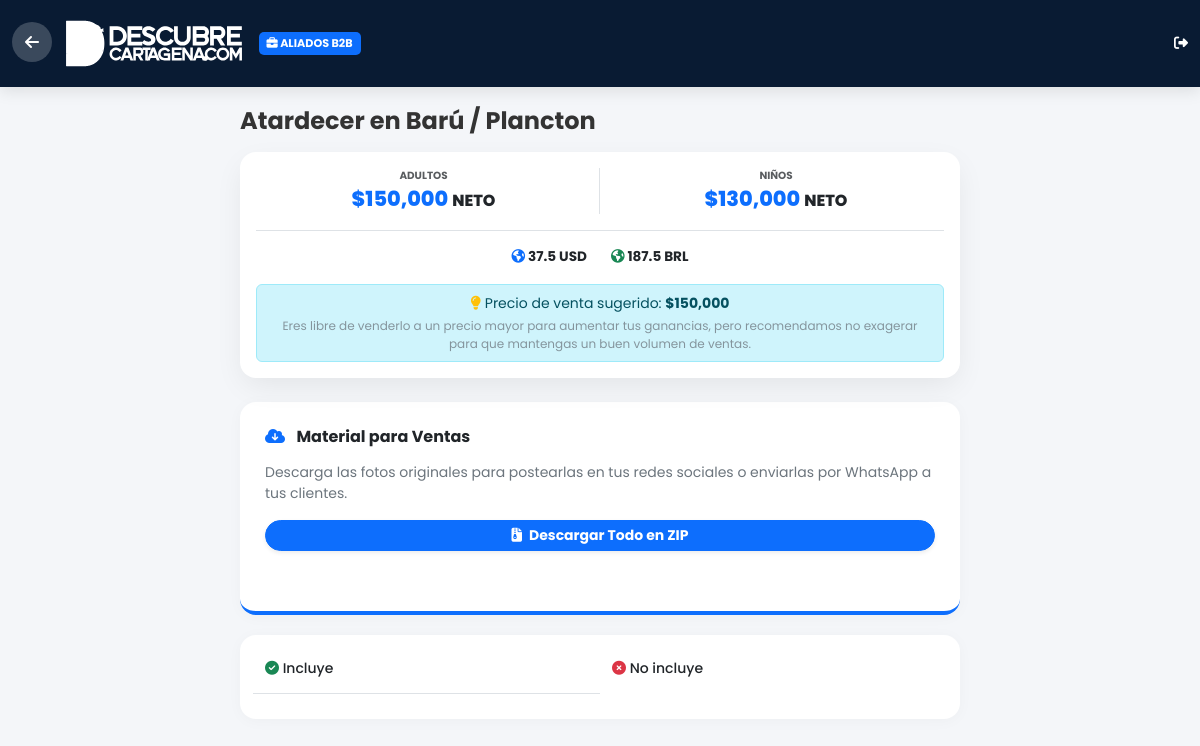
The page /aliados/atardecer-en-baru-plancton (signed in) on the database its author committed.
### tables this page shows
CREATE TABLE tours (
    slug TEXT PRIMARY KEY,
    nombre TEXT NOT NULL,
    precio_cop REAL DEFAULT 0,
    precio_promo REAL DEFAULT 0,
    rango_adulto TEXT,
    precio_nino REAL DEFAULT 0,
    rango_nino TEXT,
    descripcion TEXT,
    incluye TEXT,
    no_incluye TEXT,
    info_adicional TEXT,
    imagen TEXT,
    galeria TEXT,
    oculto INTEGER DEFAULT 0
, precio_neto REAL DEFAULT 0, oculto_aliado INTEGER DEFAULT 0, precio_neto_nino REAL DEFAULT 0);

### aliados.php (the view, shortened to what this page needs)
<?php
$fileConfig = 'config.json';
$config = file_exists($fileConfig) ? json_decode(file_get_contents($fileConfig), true) : ['margen_usd' => 200, 'margen_brl' => 200];
$margen_usd = $config['margen_usd']; $margen_brl = $config['margen_brl'];
$cacheFile = 'tasa.json';
$rates = file_exists($cacheFile) ? json_decode(file_get_contents($cacheFile), true) : null;
$tasa_tuya_usd = $rates ? ((1 / $rates['rates']['USD']) - $margen_usd) : 4000;
$tasa_tuya_brl = $rates ? ((1 / $rates['rates']['BRL']) - $margen_brl) : 800;
function precio_inteligente($valor) { return (float)(ceil($valor * 2) / 2); }
try {
    $db = new PDO('sqlite:' . __DIR__ . '/database.sqlite');
    $db->setAttribute(PDO::ATTR_ERRMODE, PDO::ERRMODE_EXCEPTION);
    $stmt = $db->query("SELECT * FROM tours ORDER BY nombre COLLATE NOCASE ASC");
    $tours = [];
    foreach($stmt->fetchAll(PDO::FETCH_ASSOC) as $t) {
        if(!empty($t['galeria'])) $t['galeria'] = json_decode($t['galeria'], true);
        else $t['galeria'] = [];
        $comisionAgencia = isset($config['comision_agencia']) ? floatval($config['comision_agencia']) : 50;
        $porcentajeAgencia = $comisionAgencia / 100;
        $pPub = $t['precio_cop'];
        $pNeto = $t['precio_neto'] ?: $pPub;
        $gananciaTotal = $pPub - $pNeto;
        $t['precio_aliado'] = round($pNeto + ($gananciaTotal * $porcentajeAgencia));
        $pnPub = $t['precio_nino'];
        if ($pnPub > 0) {
            $pnNeto = !empty($t['precio_neto_nino']) ? $t['precio_neto_nino'] : $pnPub;
            $gananciaTotalNino = $pnPub - $pnNeto;
            $t['precio_nino_aliado'] = round($pnNeto + ($gananciaTotalNino * $porcentajeAgencia));
        } else {
            $t['precio_nino_aliado'] = 0;
        }
        $tours[$t['slug']] = $t;
    }
} catch(PDOException $e) { $tours = []; }
$slug_solicitado = $_GET['slug'] ?? '';
$slug_solicitado = trim(str_replace('aliados/', '', $slug_solicitado), '/');
$singleTour = null;
if (!empty($slug_solicitado) && isset($tours[$slug_solicitado])) {
    $singleTour = $tours[$slug_solicitado];
}
if ($singleTour) {
    $precioBase = $singleTour['precio_aliado'];
}
?>
<!DOCTYPE html>
<html lang="es">
<head>
    <link href="https://cdn.jsdelivr.net/npm/bootstrap@5.3.0/dist/css/bootstrap.min.css" rel="stylesheet">
    <link rel="stylesheet" href="https://cdnjs.cloudflare.com/ajax/libs/font-awesome/6.4.0/css/all.min.css">
</head>
<body>
<div class="site-header">
    <div class="container main-container d-flex justify-content-between align-items-center">
        <div>
            <?php if ($singleTour): ?>
                <a href="/catalogo-web/aliados" class="btn-back d-inline-flex me-2"><i class="fa-solid fa-arrow-left"></i></a>
            <?php endif; ?>
            <a href="/catalogo-web/aliados">
                <img src="/catalogo-web/logo.svg" alt="Descubre Cartagena" class="main-logo">
            </a>
            <span class="badge-b2b d-none d-md-inline-block"><i class="fa-solid fa-briefcase"></i> ALIADOS B2B</span>
        </div>
        <div class="d-flex align-items-center gap-3">
            <a href="?logout=true" class="text-white small text-decoration-none" title="Cerrar sesión"><i class="fa-solid fa-right-from-bracket"></i></a>
        </div>
    </div>
</div>
<div class="container main-container">
<?php if ($singleTour): ?>
    <div class="calc-container">
        <h4 class="fw-bold mb-3"><?= htmlspecialchars($singleTour['nombre']) ?></h4>
        <div class="card card-price p-3 mb-4 border-primary">
            <div class="row g-0 text-center border-bottom pb-3 mb-3">
                <div class="col-6 border-end pe-2 d-flex flex-column justify-content-center">
                    <span class="text-uppercase text-muted fw-bold" style="font-size:0.65rem;">ADULTOS</span>
                    <div class="my-1">
                        <span class="price-cop-highlight">$<?= number_format($precioBase) ?> <span class="text-dark fs-6">NETO</span></span>
                    </div>
                </div>
                <div class="col-6 ps-2 d-flex flex-column justify-content-center">
                    <span class="text-uppercase text-muted fw-bold" style="font-size:0.65rem;">NIÑOS</span>
                    <?php if($singleTour['precio_nino_aliado'] > 0): ?>
                        <div class="my-1">
                            <span class="price-cop-highlight">$<?= number_format($singleTour['precio_nino_aliado']) ?> <span class="text-dark fs-6">NETO</span></span>
                        </div>
                    <?php else: ?>
                        <div class="text-muted mt-2 small">- No aplica -</div>
                    <?php endif; ?>
                </div>
            </div>
            <div class="d-flex justify-content-center gap-4 fw-bold text-muted mb-3" style="font-size:0.85rem;">
                <div><i class="fa-solid fa-earth-americas text-primary"></i> <span class="text-dark"><?= precio_inteligente($precioBase / $tasa_tuya_usd) ?> USD</span></div>
                <div><i class="fa-solid fa-earth-americas text-success"></i> <span class="text-dark"><?= precio_inteligente($precioBase / $tasa_tuya_brl) ?> BRL</span></div>
            </div>
            <div class="alert alert-info mt-1 mb-0 small py-2 text-center">
                <i class="fa-solid fa-lightbulb text-warning"></i> Precio de venta sugerido: <strong>$<?= number_format($singleTour['precio_cop']) ?></strong>
                <div style="font-size: 0.75rem; margin-top:3px;" class="text-secondary opacity-75">Eres libre de venderlo a un precio mayor para aumentar tus ganancias, pero recomendamos no exagerar para que mantengas un buen volumen de ventas.</div>
            </div>
        </div>
        <div class="info-box border-bottom border-4 border-primary pb-4">
            <h6 class="fw-bold text-dark mb-3"><i class="fa-solid fa-cloud-arrow-down text-primary me-2"></i> Material para Ventas</h6>
            <p class="text-secondary small">Descarga las fotos originales para postearlas en tus redes sociales o enviarlas por WhatsApp a tus clientes.</p>
            <a href="?slug=<?= $singleTour['slug'] ?>&zip=<?= $singleTour['slug'] ?>" class="btn btn-primary btn-sm fw-bold w-100 mb-3 shadow-sm rounded-pill">
                <i class="fa-solid fa-file-zipper me-1"></i> Descargar Todo en ZIP
            </a>
        </div>
        <div class="info-box">
            <div class="row g-4">
                <div class="col-12 col-md-6 border-bottom border-md-0 pb-3 pb-md-0">
                    <h6 class="text-dark mb-3 small"><i class="fa-solid fa-circle-check text-success"></i> Incluye</h6>
                </div>
                <div class="col-12 col-md-6">
                    <h6 class="text-dark mb-3 small"><i class="fa-solid fa-circle-xmark text-danger"></i> No incluye</h6>
                </div>
            </div>
        </div>
    </div>
<?php endif; ?>
</div>
</body>
</html>

### aliados.php (style rules this page uses)
body { background-color: #f4f6f9; font-family: 'Poppins', sans-serif; color: #333; padding-bottom: 40px; }
.main-container { max-width: 1200px; margin: 0 auto; }
.site-header { background: #091b33; color: white; padding: 15px 0; margin-bottom: 20px; box-shadow: 0 4px 15px rgba(0, 0, 0, 0.1); position: sticky; top: 0; z-index: 1000; }
.site-header a { color: white; text-decoration: none; }
.main-logo { width: 140px; max-width: 65%; height: auto; filter: brightness(0) invert(1); }
.badge-b2b { background: #0d6efd; color: white; border-radius: 5px; padding: 3px 8px; font-size: 0.7rem; font-weight: bold; margin-left:10px; vertical-align: middle; }
@media (min-width: 992px) { .site-header { padding: 20px 0; } }
@media (min-width: 992px) { .main-logo { width: 180px; } }
.calc-container { max-width: 720px; margin: 0 auto; padding-bottom: 80px; }
.card-price { border: 0; border-radius: 16px; box-shadow: 0 10px 30px -4px rgba(0,0,0,0.08); text-decoration: none; color: inherit; display: block; background: white; transition: all 0.3s ease; height: 100%; position: relative; }
.price-cop-highlight { color: #1a1a1a; font-weight: 800; font-size: 1.3rem; display: block; line-height: 1.1; color: #0d6efd; }
.info-box { background: white; padding: 25px; border-radius: 16px; margin-bottom: 20px; box-shadow: 0 2px 15px rgba(0,0,0,0.03); }
.btn-back { background-color: rgba(255,255,255,0.2); color: white; width: 40px; height: 40px; border-radius: 50%; display: flex; align-items: center; justify-content: center; text-decoration: none; font-weight: bold; }

### rows shown on the page
tours: nombre "Atardecer en Barú / Plancton", precio_cop "150,000", precio_nino "130,000", precio_inteligente($precioBase/$tasa_tuya_usd) "37.5", precio_inteligente($precioBase/$tasa_tuya_brl) "187.5"
